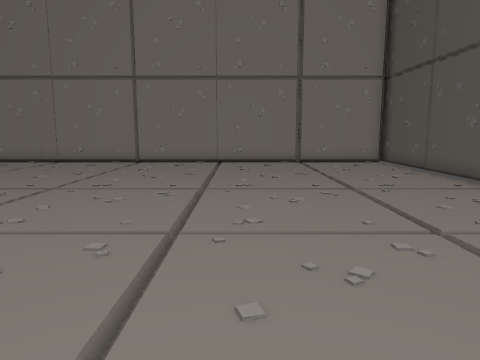
view 1 (above)

16 first-person views from a walk through a 3-D level made in the Godot game engine. The camera is 1.5 m above the floor, tilts 8° down and sees 70° across. The floor is counted in squares, 1 m on a side. Each view is taken from the middle of a square. On the plan, view 1 faces up. The plan holds only what a view shows up to about 16 squares ahead; the rest is blank. Some surface patterns are stand-ins.

view 2
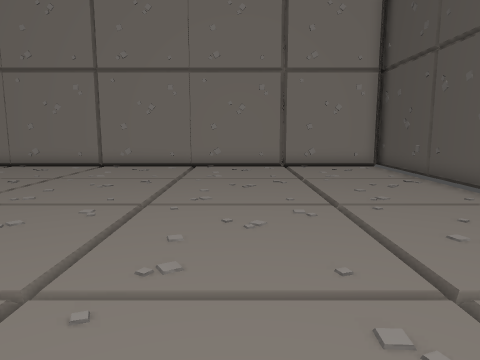

view 3
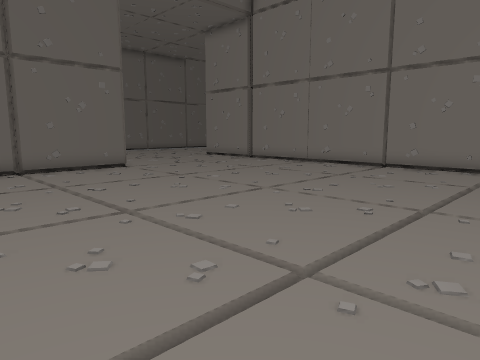

view 4
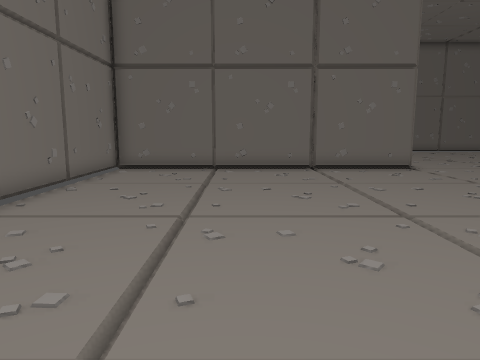

view 5
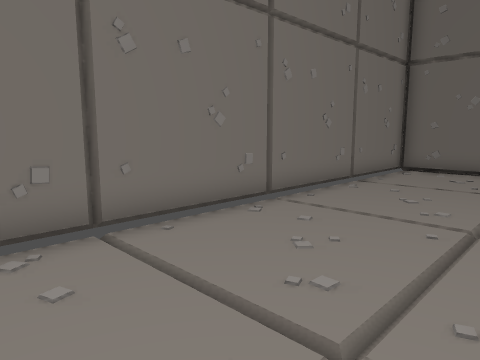

view 6
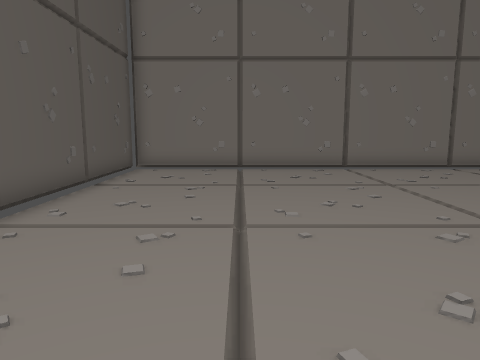

view 7
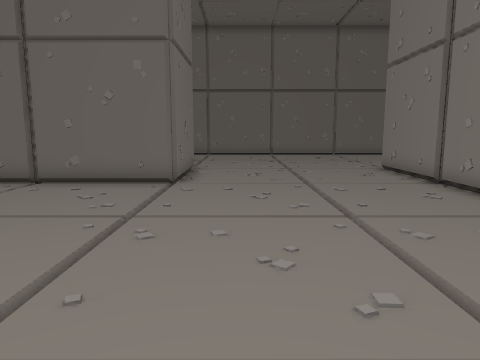

view 8
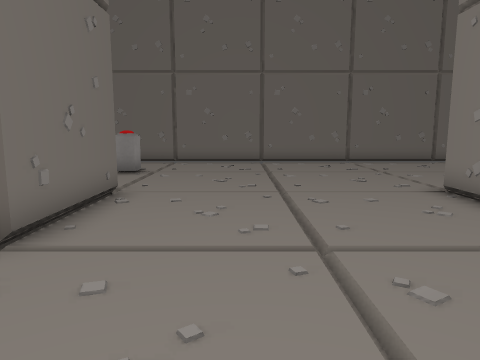

view 9
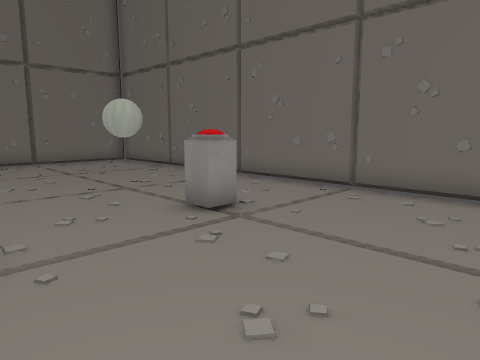

view 10
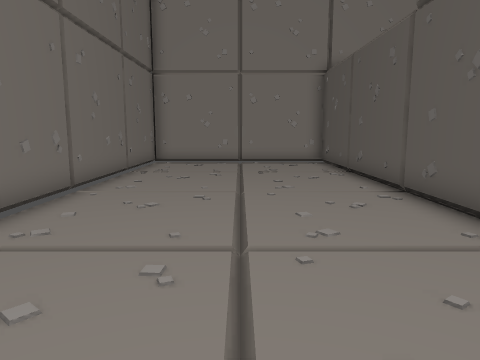

view 11
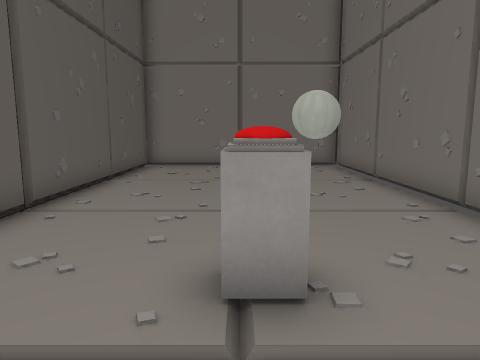

view 12
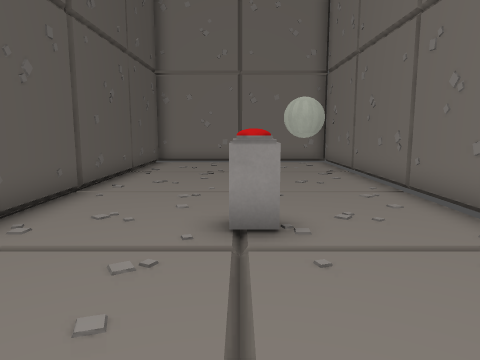

view 13
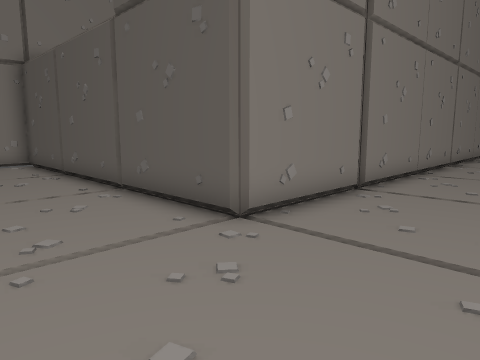

view 14
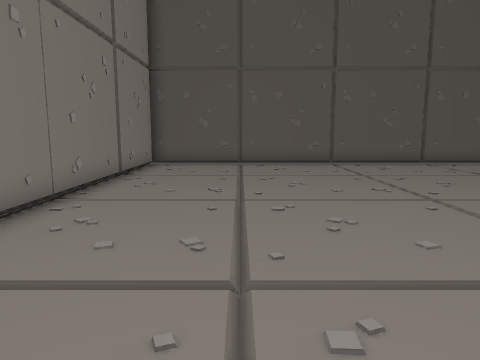

view 15
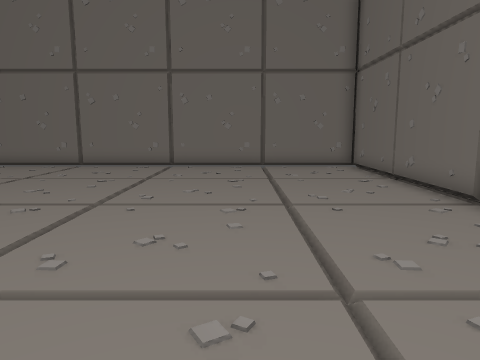

view 16
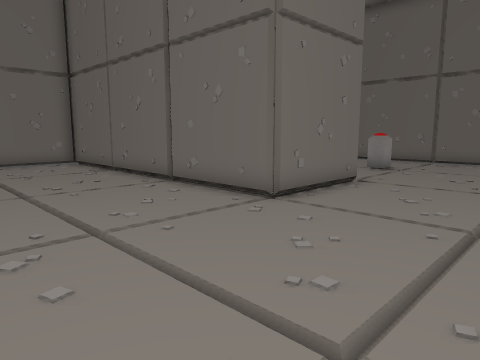

### Floor plan
Key: @ floor where view 1 was taken; # wall or solid block; . floor; B box; U button; A ball.
Columns run from 25 left of view 1 to 7 right of it. Each row starts with its distance up from view 1.
 29 #########
 28 #.......B
 27 #.......#
 26 #.......#
 25 #.......#
 24 #.......B
 23 #.......#
 22 #.......#
 21 #.......#BBB                  BB
 20 #.......B
 19 #.......#
 18 #.......#
 17 #.......#####B##B###B###B###B####
 16 #...............................#
 15 #...............................#
 14 #...............................#
 13 #...............................#
 12 #...............................#
 11 #...............................#
 10 #...............................#
  9 #.......##B#B...................#
  8 #..U....B   #...................#
  7 #.......#   #...................#
  6 #.......#   #...................#
  5 #.......#   B...................#
  4 #.......B   #...................#
  3 #.......#   #...................#
  2 #.......#   #...................#
  1 #AA.....#BBB#...................#
  0 #AA.....B   #............@......#
 -1 #.......#   #...................#
 -2 #.......#   #...................#
 -3 #########   #####################

Positions as (right, up) in squares from view 1, and headings:
1: (0, 0), facing up
2: (1, 2), facing up
3: (1, 2), facing up-left
4: (1, 2), facing left
5: (1, 2), facing down-left
6: (3, 10), facing down
7: (-3, 11), facing left
8: (-9, 12), facing left
9: (-17, 13), facing down-left
10: (-21, 13), facing up
11: (-21, 11), facing down
12: (-21, 13), facing down
13: (-21, 13), facing up-right
14: (-8, 13), facing right
15: (-8, 12), facing down
16: (-7, 14), facing down-left
